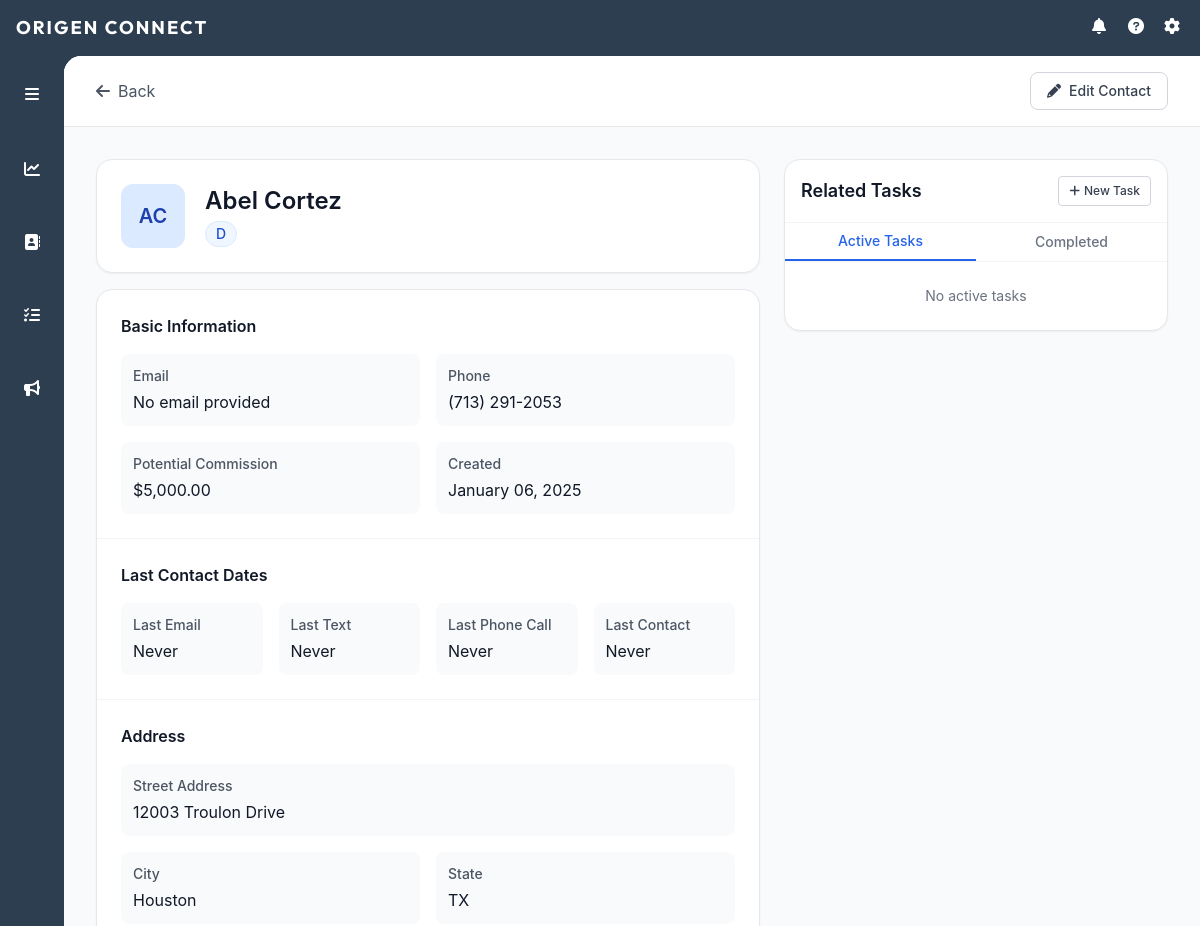
Page /contact/35 (signed in, upper part) on the earlier database version.
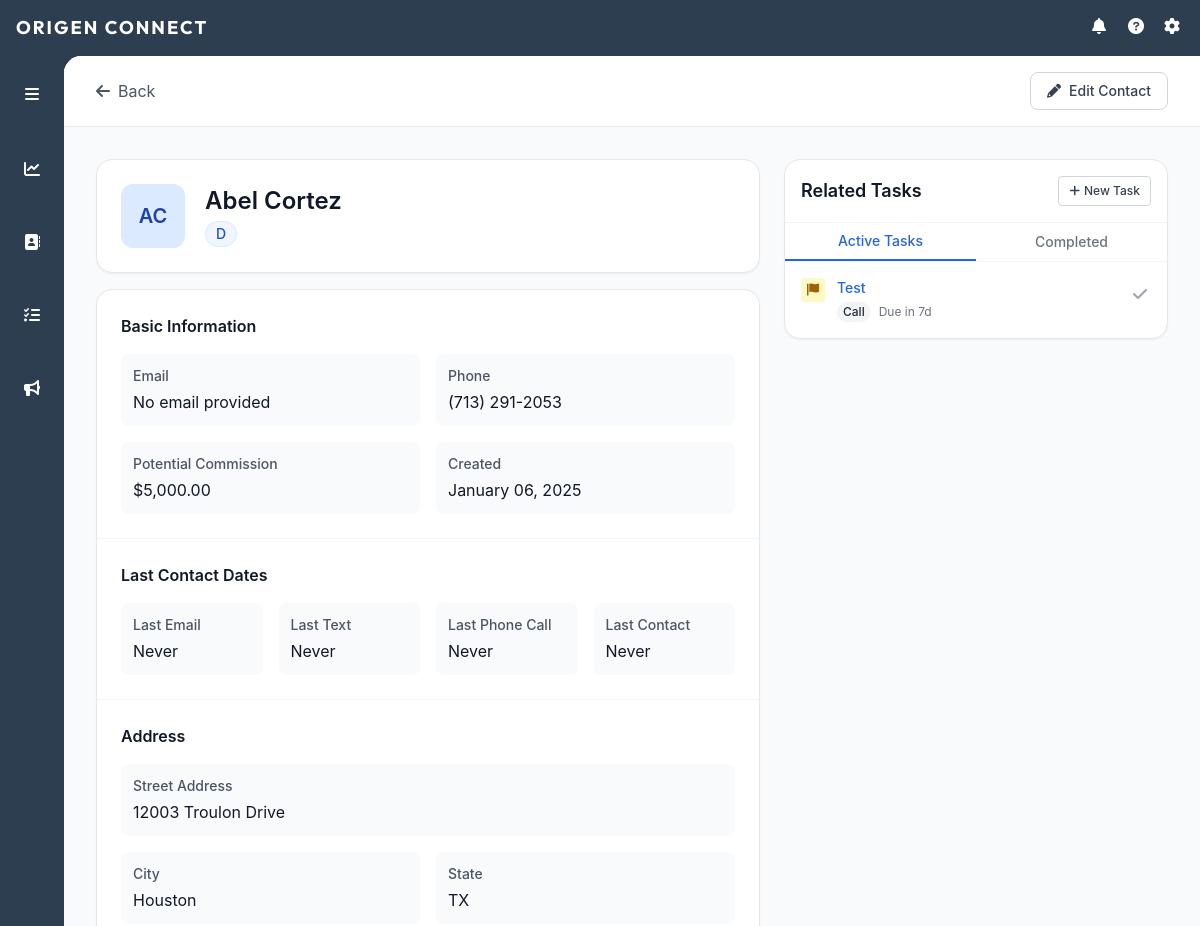
Same page on the later database version.
### models.py (models this page shows)
class ContactGroup(db.Model):
    id = db.Column(db.Integer, primary_key=True)
    name = db.Column(db.String(100), unique=True, nullable=False)
    category = db.Column(db.String(50), nullable=False)
    sort_order = db.Column(db.Integer, nullable=False)
    created_at = db.Column(db.DateTime, nullable=False, default=datetime.utcnow)
    contacts = db.relationship('Contact',
                             secondary=contact_groups,
                             back_populates='groups',
                             lazy='dynamic')

class Task(db.Model):
    id = db.Column(db.Integer, primary_key=True)
    contact_id = db.Column(db.Integer, db.ForeignKey('contact.id'), nullable=False)
    assigned_to_id = db.Column(db.Integer, db.ForeignKey('user.id'), nullable=False)
    created_by_id = db.Column(db.Integer, db.ForeignKey('user.id'), nullable=False)
    type_id = db.Column(db.Integer, db.ForeignKey('task_type.id'), nullable=False)
    subtype_id = db.Column(db.Integer, db.ForeignKey('task_subtype.id'), nullable=False)
    subject = db.Column(db.String(200), nullable=False)
    description = db.Column(db.Text)
    priority = db.Column(db.String(20), nullable=False, default='medium')  # low, medium, high
    status = db.Column(db.String(20), nullable=False, default='pending')  # pending, completed, cancelled
    outcome = db.Column(db.Text)  # Notes about what happened when task was completed
    created_at = db.Column(db.DateTime, nullable=False, default=datetime.utcnow)
    due_date = db.Column(db.DateTime, nullable=False)
    completed_at = db.Column(db.DateTime)
    property_address = db.Column(db.String(200))  # If task is related to specific property
    scheduled_time = db.Column(db.DateTime)  # For meetings/showings
    reminder_sent = db.Column(db.Boolean, default=False)
    contact = db.relationship('Contact', backref=db.backref('tasks', lazy=True))
    assigned_to = db.relationship('User', foreign_keys=[assigned_to_id], backref='assigned_tasks')
    created_by = db.relationship('User', foreign_keys=[created_by_id], backref='created_tasks')
    task_type = db.relationship('TaskType')
    task_subtype = db.relationship('TaskSubtype')

class TaskType(db.Model):
    id = db.Column(db.Integer, primary_key=True)
    name = db.Column(db.String(50), nullable=False)  # e.g., 'Call', 'Email', 'Meeting', 'Showing', 'Follow-up'
    sort_order = db.Column(db.Integer, nullable=False)
    subtypes = db.relationship('TaskSubtype', backref='task_type', lazy=True)

### routes/contacts.py (the view, shortened to what this page needs)
@contacts_bp.route('/contact/<int:contact_id>')
@login_required
def view_contact(contact_id):
    contact = Contact.query.get_or_404(contact_id)
    if not current_user.role == 'admin' and contact.user_id != current_user.id:
        abort(403)
    all_groups = ContactGroup.query.all()
    user_tz = get_user_timezone()
    now = datetime.now(user_tz)
    return render_template('view_contact.html',
                         contact=contact,
                         all_groups=all_groups,
                         now=now)

### app.py (called while the page is built)
def create_app():
    app = Flask(__name__)
    app.config.from_object('config.Config')
    db.init_app(app)
    migrate = Migrate(app, db)
    login_manager = LoginManager()
    login_manager.init_app(app)
    login_manager.login_view = 'auth.login'
    app.jinja_env.filters['abs'] = abs
    mail = Mail()
    mail.init_app(app)
    @login_manager.user_loader
    def load_user(user_id):
        return User.query.get(int(user_id))
    register_blueprints(app)
    app.register_blueprint(ai_chat)
    app.register_blueprint(daily_todo)
    return app

### routes/contacts.py (called while the page is built)
def get_user_timezone():
    return pytz.timezone('America/Chicago')

### templates/view_contact.html (shortened to what the changed rows need)
{% extends "base.html" %}
{% block content %}
<div class="min-h-full bg-gray-50">
    <div class="max-w-7xl mx-auto px-4 sm:px-6 lg:px-8 py-8">
        <div class="flex flex-col lg:flex-row gap-6">
            <div class="flex-1">
                <div class="bg-white rounded-2xl shadow-sm border p-6 mb-4">
                    <div class="flex items-center">
                            {% set initials = contact.first_name[0]|upper + contact.last_name[0]|upper %}
                            {% set colors = {
                                'A': 'bg-blue-100 text-blue-800', 'B': 'bg-rose-100 text-rose-800',
                                'C': 'bg-green-100 text-green-800', 'D': 'bg-amber-100 text-amber-800',
                                'E': 'bg-purple-100 text-purple-800', 'F': 'bg-pink-100 text-pink-800',
                                'G': 'bg-indigo-100 text-indigo-800', 'H': 'bg-teal-100 text-teal-800',
                                'I': 'bg-orange-100 text-orange-800', 'J': 'bg-cyan-100 text-cyan-800'
                            } %}
                        <div class="flex-1">
                            <div class="flex flex-wrap gap-2">
                                {% for group in contact.groups %}
                                    <span class="inline-flex items-center px-2.5 py-0.5 rounded-full text-sm font-medium bg-blue-50 text-blue-700 border border-blue-100">
                                        {{ group.name }}
                                    </span>
                                {% endfor %}
                            </div>
                        </div>
                    </div>
                </div>
                <div class="bg-white rounded-2xl shadow-sm border overflow-hidden">
                    <div id="viewContactInfo">
                        <div class="divide-y divide-gray-100">
                            <div class="p-6">
                                <h2 class="text-base font-semibold text-gray-900 mb-4">Basic Information</h2>
                            </div>
                            <div class="p-6">
                                <h2 class="text-base font-semibold text-gray-900 mb-4">Last Contact Dates</h2>
                            </div>
                            <div class="p-6">
                                <h2 class="text-base font-semibold text-gray-900 mb-4">Address</h2>
                            </div>
                        </div>
                    </div>
                </div>
            </div>
            <div class="lg:w-96">
                <div class="bg-white rounded-2xl shadow-sm border overflow-hidden sticky top-24">
                    <div class="p-4 border-b border-gray-100">
                        <div class="flex items-center justify-between">
                            <h2 class="text-lg font-semibold text-gray-900">Related Tasks</h2>
                        </div>
                    </div>
                    <div id="pendingTasks" class="divide-y divide-gray-100 max-h-[calc(100vh-300px)] overflow-y-auto">
                        {% for task in contact.tasks|selectattr('status', 'equalto', 'pending')|sort(attribute='due_date') %}
                        <div class="p-4 hover:bg-gray-50">
                            <div class="flex items-start space-x-3">
                                <div class="flex-shrink-0">
                                    <div class="w-6 h-6 rounded flex items-center justify-center {% if task.priority == 'high' %}bg-red-100 text-red-700{% elif task.priority == 'medium' %}bg-yellow-100 text-yellow-700{% else %}bg-green-100 text-green-700{% endif %}">
                                        <i class="fas fa-flag text-xs"></i>
                                    </div>
                                </div>
                                <div class="flex-1 min-w-0">
                                    <div class="flex items-center space-x-2">
                                        <a href="#"
                                           data-task-id="{{ task.id }}"
                                           class="task-link text-sm font-medium text-blue-600 hover:text-blue-800 truncate">
                                            {{ task.subject }}
                                        </a>
                                    </div>
                                    <div class="mt-1 flex items-center space-x-2 text-xs text-gray-500">
                                        <span class="inline-flex items-center px-1.5 py-0.5 rounded-full text-xs font-medium bg-gray-100 text-gray-800">
                                            {{ task.task_type.name }}
                                        </span>
                                        {% set task_date = task.due_date.date() %}
                                        {% set current_date = now.date() %}
                                        {% set days_until_due = (task_date - current_date).days %}
                                        <span class="{% if days_until_due < 0 %}text-red-500{% elif days_until_due == 0 %}text-orange-500{% elif days_until_due <= 2 %}text-yellow-500{% endif %}">
                                            {% if days_until_due < 0 %}
                                                {{ days_until_due|abs }}d overdue
                                            {% elif days_until_due == 0 %}
                                                Due today
                                            {% elif days_until_due == 1 %}
                                                Due tomorrow
                                            {% else %}
                                                Due in {{ days_until_due }}d
                                            {% endif %}
                                        </span>
                                    </div>
                                </div>
                                <div class="flex-shrink-0">
                                    <button onclick="quickUpdateStatus({{ task.id }}, true)"
                                            class="text-gray-400 hover:text-green-500 p-1">
                                        <i class="fas fa-check"></i>
                                    </button>
                                </div>
                            </div>
                        </div>
                        {% else %}
                        <div class="p-6 text-center text-gray-500 text-sm">
                            No active tasks
                        </div>
                        {% endfor %}
                    </div>
                </div>
            </div>
        </div>
    </div>
</div>
{% endblock %}

Differences in the rows shown:
added Task: subject "Test", task_type.name "Call", days_until_due "7"
Other differences:
text no longer shown: "No active tasks"
